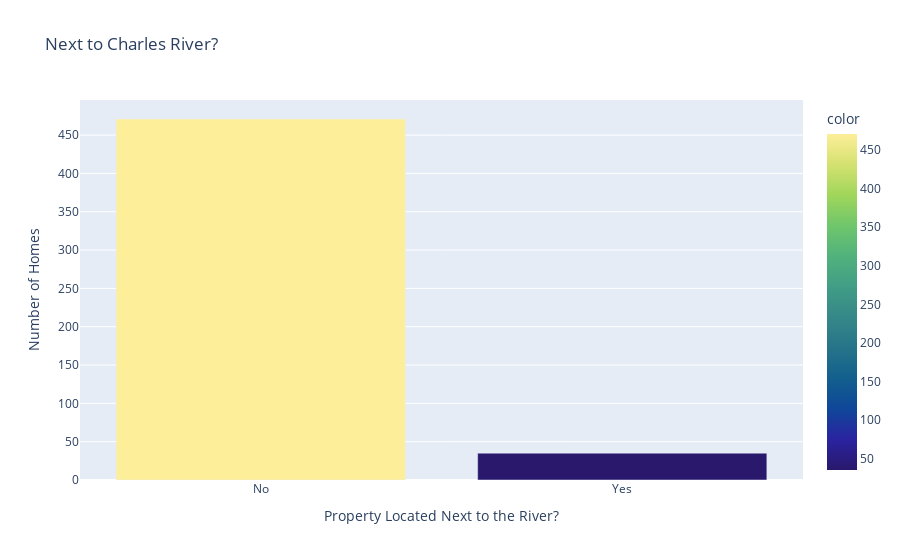

Notebook code for this chart:
### Code cell
barplot = px.bar(
    x=["No","Yes"],
    y=access_river.values,
    color=access_river.values,
    color_continuous_scale=px.colors.sequential.haline,
title='Next to Charles River?')

barplot.update_layout(xaxis_title='Property Located Next to the River?', 
                  yaxis_title='Number of Homes')

### Figure 1 — Plotly figure (JSON) as saved in the notebook; plotly's stock layout.template omitted (floating-point values rounded to 4 significant figures)
{"data": [{"alignmentgroup": "True", "hovertemplate": "x=%{x}<br>y=%{y}<br>color=%{marker.color}<extra></extra>", "legendgroup": "", "marker": {"color": [471, 35], "coloraxis": "coloraxis", "pattern": {"shape": ""}}, "name": "", "offsetgroup": "", "orientation": "v", "showlegend": false, "textposition": "auto", "type": "bar", "x": ["No", "Yes"], "xaxis": "x", "y": [471, 35], "yaxis": "y"}], "layout": {"barmode": "relative", "coloraxis": {"colorbar": {"title": {"text": "color"}}, "colorscale": [[0, "rgb(41, 24, 107)"], [0.09091, "rgb(42, 35, 160)"], [0.1818, "rgb(15, 71, 153)"], [0.2727, "rgb(18, 95, 142)"], [0.3636, "rgb(38, 116, 137)"], [0.4545, "rgb(53, 136, 136)"], [0.5455, "rgb(65, 157, 133)"], [0.6364, "rgb(81, 178, 124)"], [0.7273, "rgb(111, 198, 107)"], [0.8182, "rgb(160, 214, 91)"], [0.9091, "rgb(212, 225, 112)"], [1, "rgb(253, 238, 153)"]]}, "legend": {"tracegroupgap": 0}, "title": {"text": "Next to Charles River?"}, "xaxis": {"anchor": "y", "domain": [0, 1], "title": {"text": "Property Located Next to the River?"}}, "yaxis": {"anchor": "x", "domain": [0, 1], "title": {"text": "Number of Homes"}}}}
